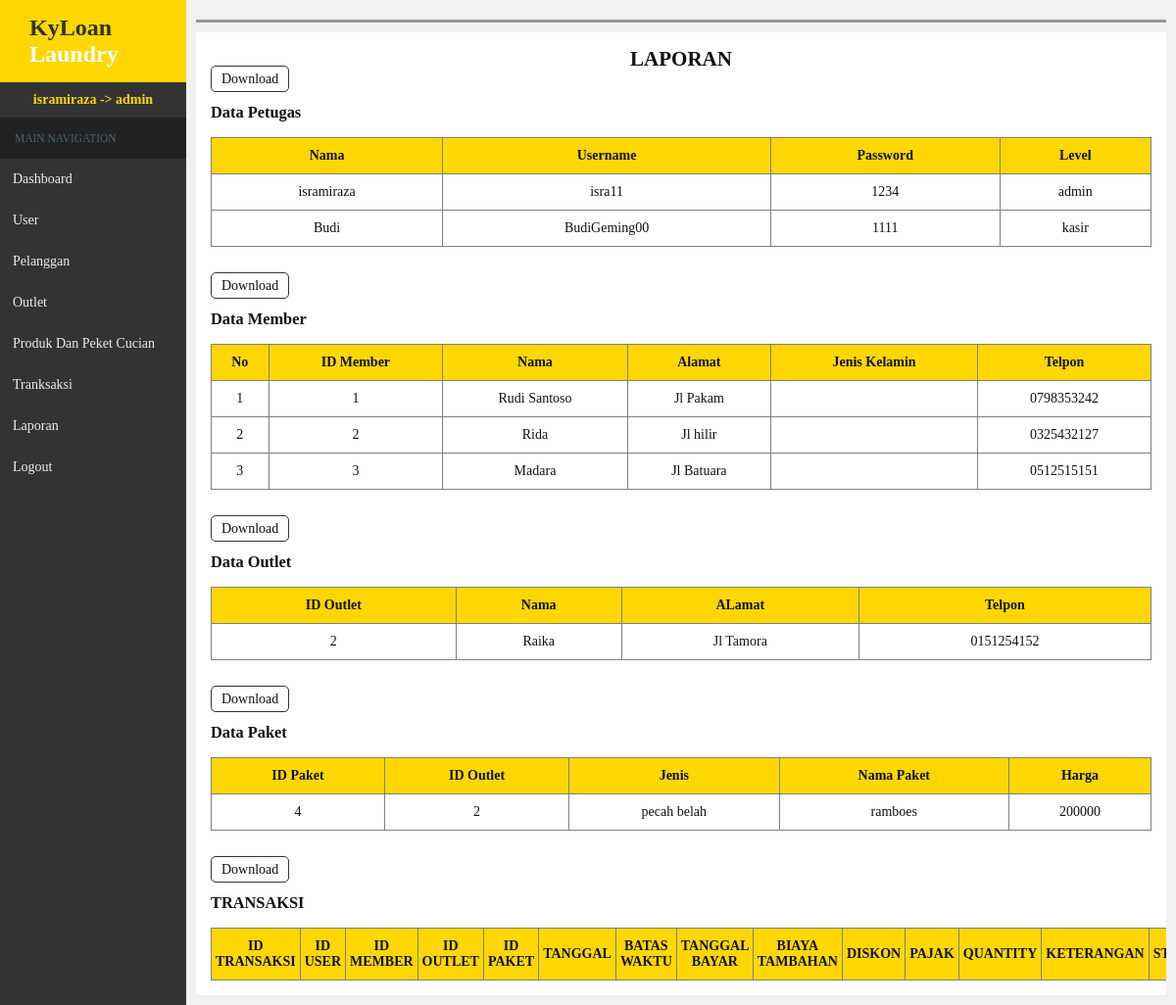
The page /admin/index.php?hal=laporan (signed in) on the database its author committed.
### tables this page shows
CREATE TABLE `user` (
  `id_user` int(5) NOT NULL,
  `nama` varchar(35) NOT NULL,
  `username` varchar(25) NOT NULL,
  `password` varchar(25) NOT NULL,
  `id_level` int(5) NOT NULL
);

CREATE TABLE `level` (
  `id_level` int(5) NOT NULL,
  `nama_level` varchar(25) NOT NULL
);

CREATE TABLE `member` (
  `id_member` int(5) NOT NULL,
  `nama` varchar(35) NOT NULL,
  `alamat` varchar(50) NOT NULL,
  `jk` varchar(10) NOT NULL,
  `telp` varchar(13) NOT NULL
);

CREATE TABLE `outlet` (
  `id_outlet` int(5) NOT NULL,
  `nama` varchar(25) NOT NULL,
  `alamat` varchar(50) NOT NULL,
  `telp` varchar(13) NOT NULL
);

CREATE TABLE `paket` (
  `id_paket` int(5) NOT NULL,
  `id_outlet` int(5) NOT NULL,
  `jenis` varchar(30) NOT NULL,
  `nama_paket` varchar(25) NOT NULL,
  `harga` varchar(10) NOT NULL
);

### admin/laporan.php (the view, shortened to what this page needs)
<section class="content">
<h2><center>LAPORAN</center></h2>
<a class="btn add" href="index.php?hal=user&aksi=ekspor">Download</a><br><br>
<h3>Data Petugas</h3>
	<table width="100%" border="1">
		<tr>
			<th>Nama</th>
			<th>Username</th>
			<th>Password</th>
			<th>Level</th>
		</tr>
			<?php
			$q = $kdb->query("SELECT * FROM user JOIN level ON user.id_level = level.id_level");
			while($row = $q->fetch_assoc()){
			?>
		<tr align="center">
			<td><?php echo $row['nama'];?></td>
			<td><?php echo $row['username'];?></td>
			<td><?php echo $row['password'];?></td>
			<td><?php echo $row['nama_level'];?></td>
		<?php }?>
		</tr>
	</table><br><br>
	<a class="btn add" href="index.php?hal=pelanggan&aksi=ekspor">Download</a><br><br>
    <h3>Data Member</h3>
	<table width="100%" border="1">
		<tr>
			<th>No</th>
			<th>ID Member</th>
			<th>Nama</th>
			<th>Alamat</th>
			<th>Jenis Kelamin</th>
			<th>Telpon</th>
		</tr>
			<?php
			$i = 1;
			$q = $kdb->query("SELECT * FROM member");
			while($row = $q->fetch_assoc()){
			?>
		<tr align="center">
			<td><?php echo $i++; ?></td>
			<td><?php echo $row['id_member'];?></td>
			<td><?php echo $row['nama'];?></td>
			<td><?php echo $row['alamat'];?></td>
			<td><?php echo $row['jenis_kelamin'];?></td>
			<td><?php echo $row['telp'];?></td>
		<?php }?>
		</tr>
	</table><br><br>
	<a class="btn add" href="index.php?hal=download&aksi=input">Download</a><br><br>
<h3>Data Outlet</h3>
	<table width="100%" border="1">
		<tr>
			<th>ID Outlet</th>
			<th>Nama</th>
			<th>ALamat</th>
			<th>Telpon</th>
		</tr>
			<?php
			$q = $kdb->query("SELECT * FROM outlet");
			while($row = $q->fetch_assoc()){
			?>
		<tr align="center">
			<td><?php echo $row['id_outlet'];?></td>
			<td><?php echo $row['nama'];?></td>
			<td><?php echo $row['alamat'];?></td>
			<td><?php echo $row['telp'];?></td>
		<?php }?>
		</tr>
	</table><br><br>
	<a class="btn add" href="index.php?hal=download&aksi=input">Download</a><br><br>
<h3>Data Paket</h3>
	<table width="100%" border="1">
		<tr>
			<th>ID Paket</th>
			<th>ID Outlet</th>
			<th>Jenis</th>
			<th>Nama Paket</th>
            <th>Harga</th>
		</tr>
			<?php
			$q = $kdb->query("SELECT * FROM paket");
			while($row = $q->fetch_assoc()){
			?>
		<tr align="center">
            <td><?php echo $row['id_paket'];?></td>
			<td><?php echo $row['id_outlet'];?></td>
			<td><?php echo $row['jenis'];?></td>
			<td><?php echo $row['nama_paket'];?></td>
			<td><?php echo $row['harga'];?></td>
		<?php }?>
		</tr>
	</table><br><br>
	<a class="btn add" href="index.php?hal=download&aksi=input">Download</a><br><br>
<h3>TRANSAKSI</h3>
	<table width="100%" border="1">
		<tr>
			<th>ID TRANSAKSI</th>
			<th>ID USER</th>
			<th>ID MEMBER</th>
			<th>ID OUTLET</th>
            <th>ID PAKET</th>
			<th>TANGGAL</th>
			<th>BATAS WAKTU</th>
            <th>TANGGAL BAYAR</th>
			<th>BIAYA TAMBAHAN</th>
			<th>DISKON</th>
            <th>PAJAK</th>
            <th>QUANTITY</th>
			<th>KETERANGAN</th>
			<th>STATUS</th>
		</tr>
	</table>
</section>

### admin/index.php (shortened to what this page needs)
<?php
require('../kdb.php');
?>
<!DOCTYPE html>
<html>
<head>
	<link rel="stylesheet" type="text/css"
	href="css/style.css">
</head>
<body>
<div class="container">
<header>
	<h2><span style="color:#333;">KyLoan</span> Laundry</h2>
	<h3>
	<?php echo $_SESSION['nama1']. ' -> '. $_SESSION['level1']; ?></h3>
		<ul>
			<p>MAIN NAVIGATION</p>
			<li><a href="index.php">Dashboard</a></li>
			<li><a href="index.php?hal=user">User</a></li>
			<li><a href="index.php?hal=pelanggan">Pelanggan</a></li>
			<li><a href="index.php?hal=outlet">Outlet</a></li>
			<li><a href="index.php?hal=paket">Produk Dan Peket Cucian</a></li>
			<li><a href="index.php?hal=transaksi">Tranksaksi</a></li>
			<li><a href="index.php?hal=laporan">Laporan</a></li>
			<li><a onclick="return confirm
			('Apakah anda yakin ingin keluar?');"
			href="logout.php">Logout</a></li>
		</ul>
</header>
<content>
	<div class="garis"></div>
	<?php
		if(isset($_GET["hal"])){
			if($_GET['hal'] == "pelanggan"){
				if(@$_GET["aksi"]=="input"){
					require_once "pelanggan_input.php";
				}else if(@$_GET["aksi"]=="edit"){
					require_once "pelanggan_edit.php";
				}else if(@$_GET["aksi"]=="delete"){
					require_once "pelanggan_delete.php";
				}else if(@$_GET["aksi"]=="ekspor"){
					require_once "pelanggan_ekspor.php";
				}else{
					require_once "pelanggan.php";
				}
			}else if($_GET["hal"] == "laporan"){
				if(@$_GET["aksi"]=="delete"){
					require_once "laporan_delete.php";
				} else{
					require_once "laporan.php";
				}
			}else if($_GET["hal"] == "user"){
				if ($_SESSION['level1']=='admin'){
					if(@$_GET["aksi"]=="input"){
						require_once "user_input.php";
					}else if(@$_GET["aksi"]=="edit"){
						require_once "user_edit.php";
					}else if(@$_GET["aksi"] == "delete"){
						require_once "user_delete.php";
					}else{
						require_once "user.php";
					}
				}else{
					require "welcome.php";
				}
			}else{
				require "welcome.php";
			}
		} else{
				require "welcome.php";
			}
		?>
</content>
</div>
</body>
</html>

### admin/css/style.css (style rules this page uses)
* { margin:0;padding:0;box-sizing:border-box;list-style-type:none; text-decoration:none;color:#111; }
body { background-color:#f1f1f1; font-family:trebuchet MS; height:100%; }
header { background-color:#333;width:190px;position:fixed;height:100%;bottom:0;left:0; }
header h2 { background-color:gold;color:#fff;font-family:segoe script;padding:15px 30px;width:100%; }
header h3 { color:gold;font-size:14px;text-align: center;padding:10px; }
ul p { color:#4b646f;font-size:11.5px;background-color:#222;padding:15px; }
ul li a { display: block;padding:13px;color:#eee;font-size:14px; }
content { position:absolute;width:calc(100% - 190px);right:0;top:0px;padding:10px;font-size:14px; }
content .garis { background-color:#999;height:3px;width:100%;margin:10px 0 ; }
.content { background-color: white;padding:15px;width:100%;overflow-x: auto; }
.content h3 { margin-bottom:10px; }
.btn { border:1px solid #333;border-radius:5px;padding:5px 10px;cursor:pointer; }
table { border-collapse:collapse;margin-top:15px; }
th, td { padding:10px 4px; }
th { background-color:gold; }

### rows shown on the page
user: nama "isramiraza", username "isra11", password "1234", id_level.nama_level "admin"
user: nama "Budi", username "BudiGeming00", password "1111", id_level.nama_level "kasir"
member: id_member "1", nama "Rudi Santoso", alamat "Jl Pakam", telp "0798353242"
member: id_member "2", nama "Rida", alamat "Jl hilir", telp "0325432127"
member: id_member "3", nama "Madara", alamat "Jl Batuara", telp "0512515151"
outlet: id_outlet "2", nama "Raika", alamat "Jl Tamora", telp "0151254152"
paket: id_paket "4", id_outlet "2", jenis "pecah belah", nama_paket "ramboes", harga "200000"

### other values the page prints
$_SESSION['nama1'] "isramiraza"
$_SESSION['level1'] "admin"
